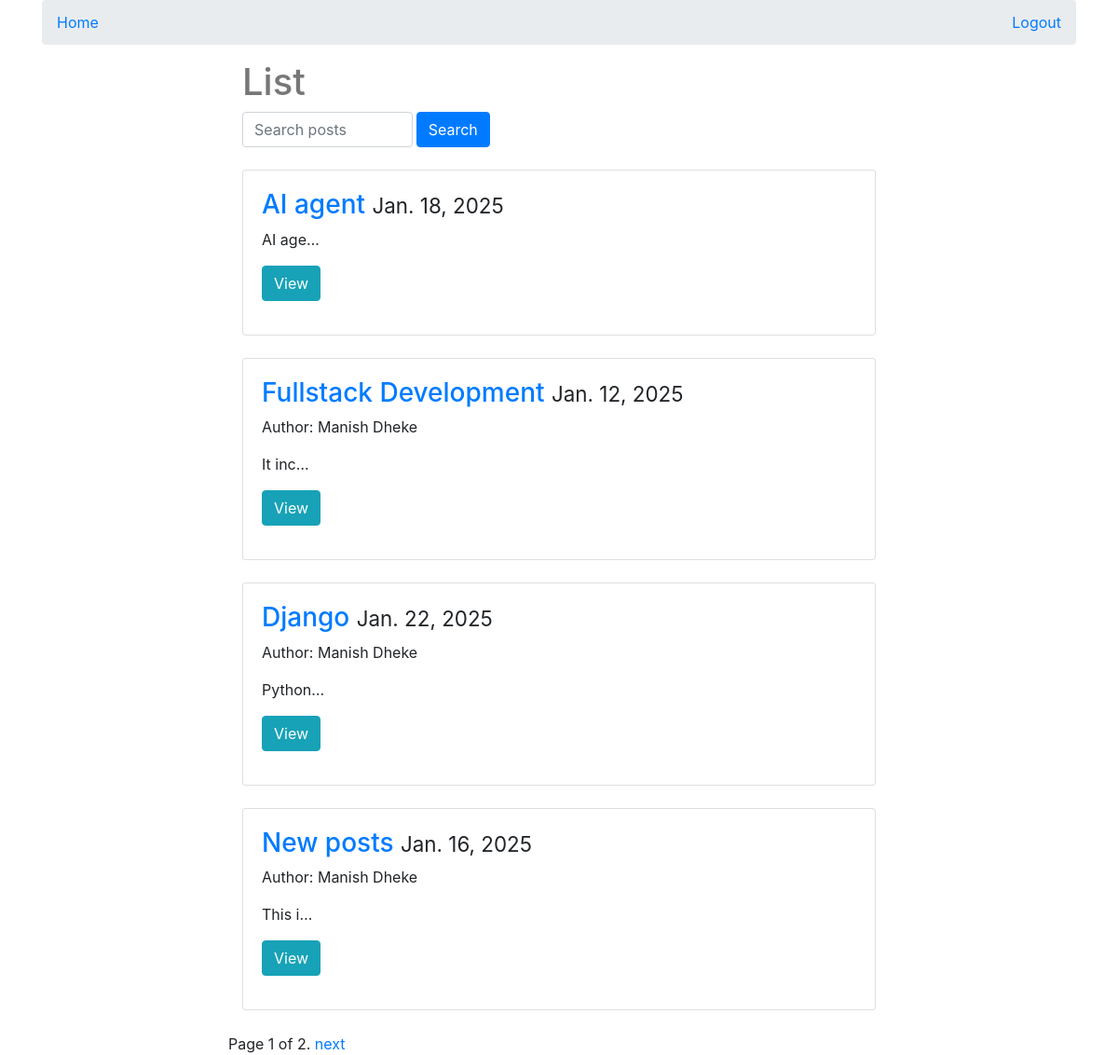
Before: / (signed in) with the older database file.
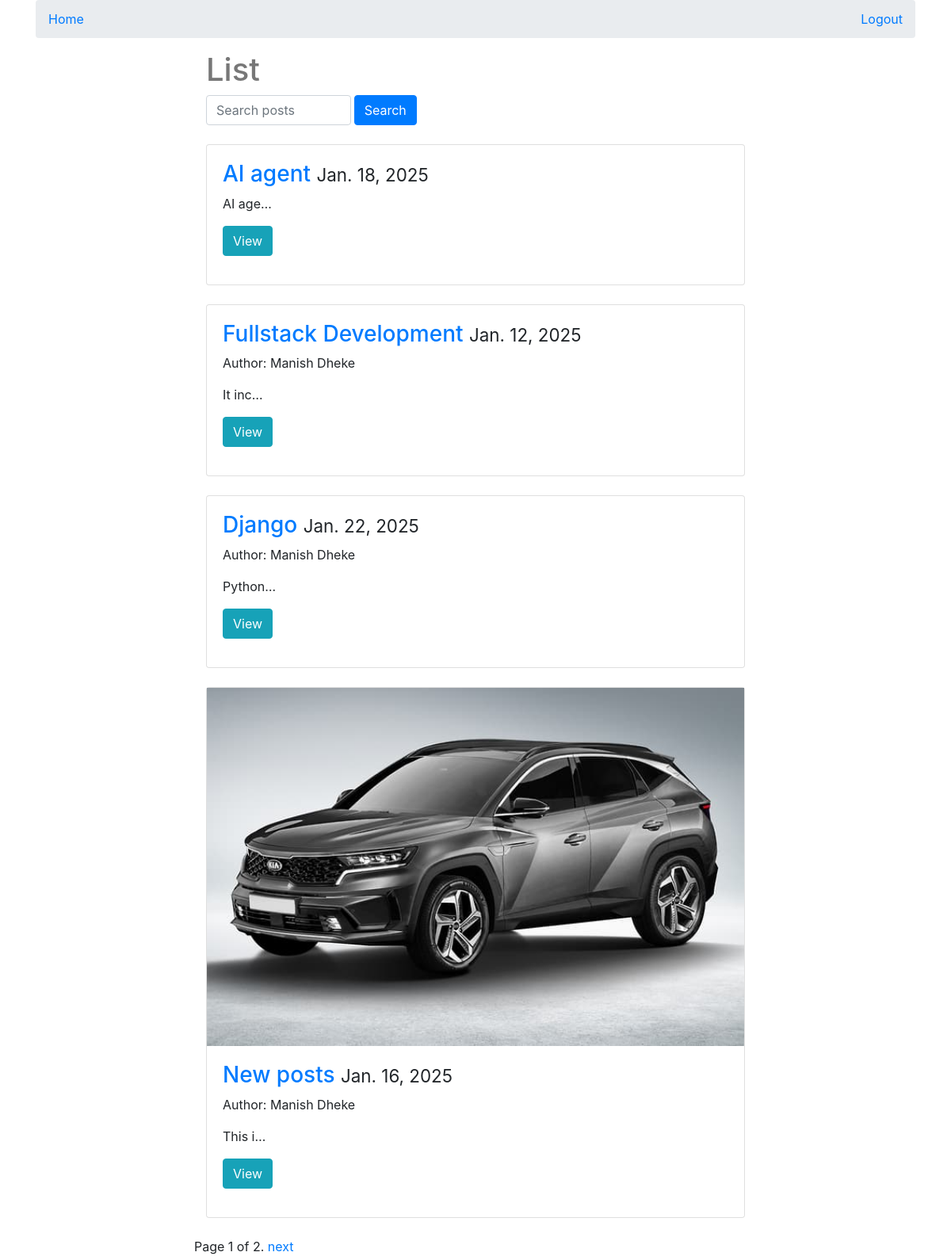
After: the same page with the newer database file.
### posts/models.py (models this page shows, shortened)
class Post(models.Model):
    user = models.ForeignKey(settings.AUTH_USER_MODEL, on_delete=models.CASCADE, default=1)
    title = models.CharField(max_length=30)
    slug = models.SlugField(unique=True, blank=True)
    image = models.ImageField(upload_to=upload_location,
            null=True,
            blank=True,
            width_field="width_field",
            height_field="height_field")
    height_field = models.IntegerField(null=True, blank=True)
    width_field = models.IntegerField(null=True, blank=True)
    content = models.TextField()
    draft = models.BooleanField(default=False)
    publish = models.DateField(auto_now=False, auto_now_add=False)
    read_time =  models.IntegerField(default=0) #models.TimeField(null=True, blank=True) # assume minutes
    updated = models.DateTimeField(auto_now=True, auto_now_add=False)
    timestamp = models.DateTimeField(auto_now=False, auto_now_add=True)
    objects = PostManager() # Linking model manager to our model
    def get_markdown(self):
        content = self.content
        markdown_text = markdown(content)
        return mark_safe(markdown_text)
    class Meta:
        ordering = ["-timestamp", "-updated"]

### posts/views.py (the view, shortened to what this page needs)
# urls.py: path('', post_list, name='list'),
def post_list(request):
    today = timezone.now().date()
    queryset_list = Post.objects.active()
    if request.user.is_authenticated:
        queryset_list = Post.objects.all() # Can see everything including draft, if user is authenticated
    query = request.GET.get("q") # Q = complex lookups
    paginator = Paginator(queryset_list, 4)
    page_number = request.GET.get("page")
    queryset = paginator.get_page(page_number)
    context = {
            "object_list": queryset,
            "title": "List",
            "today": today
        }
    return render(request, 'posts/post_list.html', context)

### posts/models.py (called while the page is built)
    def active(self, *args, **kwargs):
        return super(PostManager, self).filter(draft=False).filter(publish__lte=timezone.now())

### posts/templates/posts/post_list.html (shortened to what this page needs)
{% extends "posts/base.html" %}
{% block content %}
<div class='col-sm-8 offset-sm-2'>
        <div class="col-md-8">
            <h1>{{ title }}</h1>
        </div>
        <div class="col-md-5 ">
            <form method='GET' action='' class="d-flex">
                    <input class='form-control' type='text' name='q' class="form-control me-2" placeholder='Search posts' value='{{ request.GET.q }}' />
                    <input  type='submit' value='Search' class="btn btn-primary" style="margin-left: 4px;" />
            </form>
        </div> <br/>
    {% for obj in object_list %}
    <div class="col-sm-12  mb-4">
        <div class="card">
            {% if obj.image %}
                <img src='{{ obj.image.url }}' class='img-fluid'>
            {% endif %}
            <div class="card-body  post-detail-item" >
                <h3>
                    <a href="{% url 'posts:detail' slug=obj.slug %}">{{ obj.title }}</a> <small>{{ obj.publish }} </small>
                </h3>
                {% if obj.user.get_full_name %} <p>Author: {{ obj.user.get_full_name }}</p> {% endif %}
                {{ obj.get_markdown|truncatechars:10 }}
            <p> <a href="{% url 'posts:detail' slug=obj.slug %}" class="btn btn-info" role="button">View</a></p>
            </div>
        </div>
    </div>
    {% endfor %}
    <div class="pagination">
        <span class="step-links">
            <span class="current">
                Page {{object_list.number }} of {{object_list.paginator.num_pages }}.
            </span>
            {% if object_list.has_next %}
                <a href="?page={{object_list.next_page_number }}{% if request.GET.q %}&q={{ request.GET.q }}{% endif %}">next</a>
            {% endif %}
        </span>
    </div>
</div>
{% endblock content %}

Changed rows visible on the page:
changed Post "New posts": image: picture added
